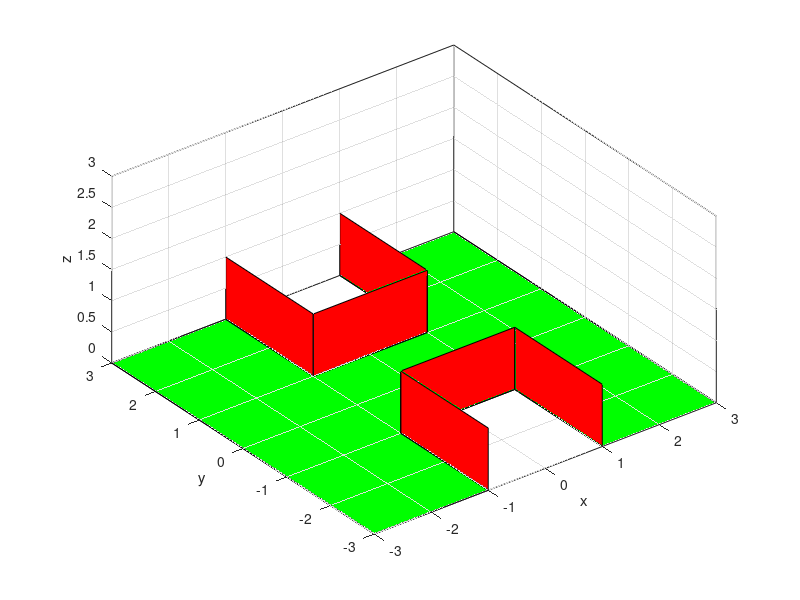

Write the MATLAB code that produced this figure. (Note: this script raises an error after producing the figure.)
function [] = PlotCorridor()
%PLOTCORRIDOR Draws the schematic of the Corridor environment
%   

savedhold = ishold;

figure(1);

hold off;
%Floor
fill3(  [-3;-3;-1;-1; 1; 1; 3; 3; 1; 1;-1;-1], ...
        [-3; 3; 3; 1; 1; 3; 3;-3;-3;-1;-1;-3], ...
        [ 0; 0; 0; 0; 0; 0; 0; 0; 0; 0; 0; 0], 'green');

hold on;
%Far Walls
fill3(  [-1;-1;   -1;-1], ...
        [ 3; 1;    1; 3], ...
        [ 0; 0;    1; 1], 'red');
fill3(  [-1; 1;    1;-1], ...
        [ 1; 1;    1; 1], ...
        [ 0; 0;    1; 1], 'red');
fill3(  [ 1; 1;    1; 1], ...
        [ 1; 3;    3; 1], ...
        [ 0; 0;    1; 1], 'red');
%Close Walls
fill3(  [-1;-1;   -1;-1], ...
        [-3;-1;   -1;-3], ...
        [ 0; 0;    1; 1], 'red');
fill3(  [-1; 1;    1;-1], ...
        [-1;-1;   -1;-1], ...
        [ 0; 0;    1; 1], 'red');
fill3(  [ 1; 1;    1; 1], ...
        [-1;-3;   -3;-1], ...
        [ 0; 0;    1; 1], 'red');

axis([-3 3 -3 3 0 3]);
axis equal;
grid on;
xlabel('x');
ylabel('y');
zlabel('z');
camproj('perspective')
view([-20,40])


%Reset the hold state to what it was before starting this function
if savedhold
    hold on;
else
    hold off;
end

end
